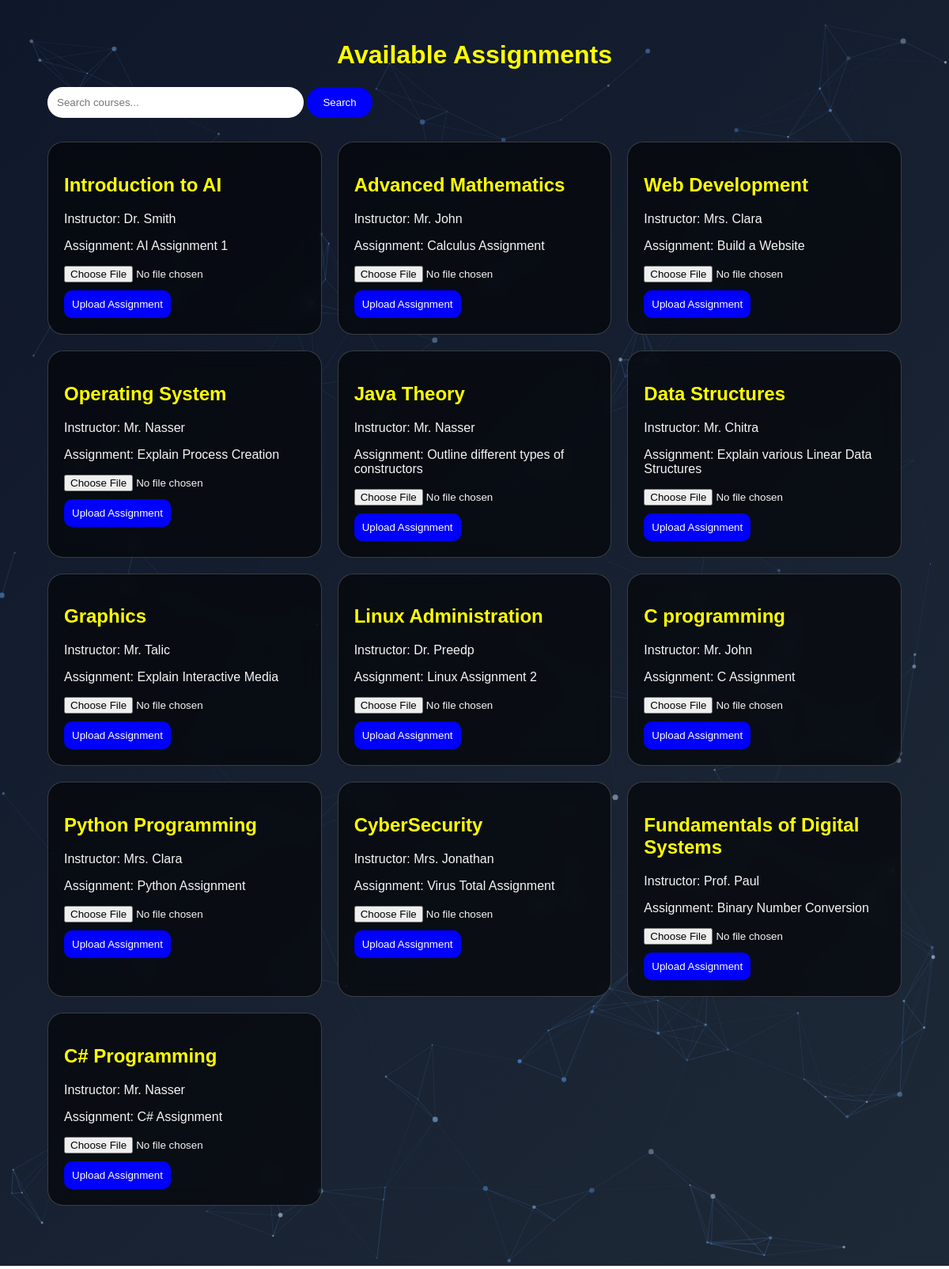
Screenshot of /assignment.php with the database file from the repository.
### tables this page shows
CREATE TABLE `courses` (
  `id` int(11) NOT NULL,
  `course_name` varchar(100) DEFAULT NULL,
  `instructor` varchar(100) DEFAULT NULL,
  `assignment_name` varchar(100) DEFAULT NULL
);

### assignment.php (the view, shortened to what this page needs)
<?php
include("db.php");
$search = "";
$query = "SELECT * FROM courses
          WHERE course_name LIKE '%$search%'";
$result = mysqli_query($conn, $query);
?>
<!DOCTYPE html>
<html>
<head>
    <link rel="stylesheet" href="./assets/css/assignments.css">
</head>
<body>
  <div id="particles-js"></div>
        <div class = "home-container">
<div class="main-container">
    <h1 class="title">Available Assignments</h1>
    <form method="GET">
        <input type="text"
               name="search"
               placeholder="Search courses..."
               class="search-box">
        <button type="submit" class="search-btn">
            Search
        </button>
    </form>
    <div class="courses-container">
    <?php
    while($row = mysqli_fetch_assoc($result)){
    ?>
        <div class="course-card">
            <h2>
                <?php echo $row['course_name']; ?>
            </h2>
            <p>
                Instructor:
                <?php echo $row['instructor']; ?>
            </p>
            <p>
                Assignment:
                <?php echo $row['assignment_name']; ?>
            </p>
            <form action="upload.php"
                  method="POST"
                  enctype="multipart/form-data">
                <input type="file"
                       name="assignment">
                <button type="submit" name = "upload">
                    Upload Assignment
                </button>
            </form>
        </div>
    <?php
    }
    ?>
    </div>
</div>
</body>
</html>

### assets/css/assignments.css (style rules this page uses)
body { margin:0; font-family: Arial; background:url("images/bg.jpg"); background-size: cover; position: relative; height:100vh; }
#particles-js { position: absolute; width: 100%; height: 200%; top: 0; left: 0; z-index: 1; background: linear-gradient(135deg, #0f172a, #1e2937); }
.main-container { width:90%; margin:auto; padding:30px; position: relative; z-index: 2; }
.title { text-align:center; color:yellow; }
.search-box { width:300px; padding:12px; border:none; border-radius:30px; }
.search-btn { padding:12px 20px; border:none; border-radius:30px; background:blue; color:white; cursor:pointer; }
.courses-container { display:grid; grid-template-columns: repeat(auto-fit,minmax(300px,1fr)); gap:20px; margin-top:30px; }
.course-card { background:rgba(0,0,0,0.6); padding:20px; border-radius:20px; backdrop-filter: blur(10px); border:1px solid rgba(255,255,255,0.2); color: whitesmoke; }
.course-card h2 { color:yellow; }
.course-card button { margin-top:10px; padding:10px; border:none; border-radius:10px; background:blue; color:white; }

### rows the page displays
courses: course_name "Introduction to AI", instructor "Dr. Smith", assignment_name "AI Assignment 1"
courses: course_name "Advanced Mathematics", instructor "Mr. John", assignment_name "Calculus Assignment"
courses: course_name "Web Development", instructor "Mrs. Clara", assignment_name "Build a Website"
courses: course_name "Operating System", instructor "Mr. Nasser", assignment_name "Explain Process Creation"
courses: course_name "Java Theory", instructor "Mr. Nasser", assignment_name "Outline different types of constructors"
courses: course_name "Data Structures", instructor "Mr. Chitra", assignment_name "Explain various Linear Data Structures"
courses: course_name "Graphics", instructor "Mr. Talic", assignment_name "Explain Interactive Media"
courses: course_name "Linux Administration", instructor "Dr. Preedp", assignment_name "Linux Assignment 2"
courses: course_name "C programming", instructor "Mr. John", assignment_name "C Assignment"
courses: course_name "Python Programming", instructor "Mrs. Clara", assignment_name "Python Assignment"
courses: course_name "CyberSecurity", instructor "Mrs. Jonathan", assignment_name "Virus Total Assignment"
courses: course_name "Fundamentals of Digital Systems", instructor "Prof. Paul", assignment_name "Binary Number Conversion"
courses: course_name "C# Programming", instructor "Mr. Nasser", assignment_name "C# Assignment"
